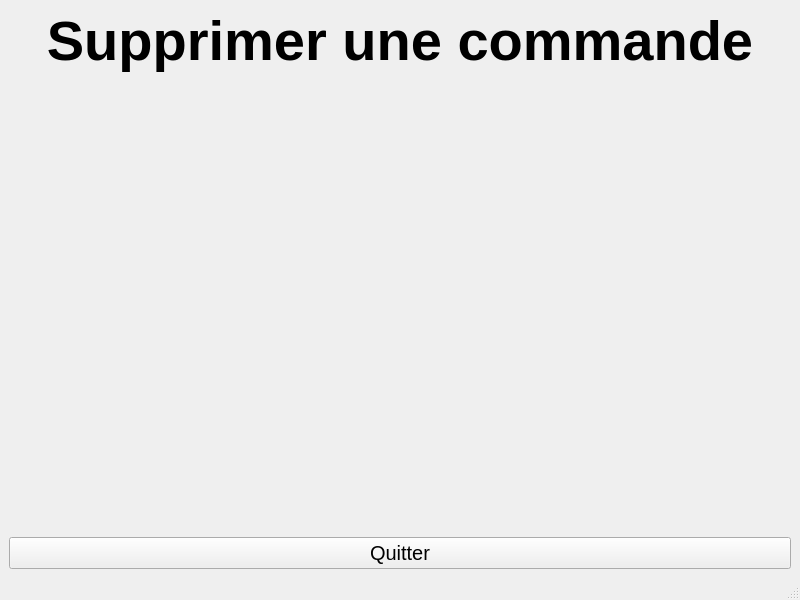
<?xml version="1.0" encoding="UTF-8"?>
<ui version="4.0">
 <class>CommandesSupprimer</class>
 <widget class="QMainWindow" name="CommandesSupprimer">
  <property name="geometry">
   <rect>
    <x>0</x>
    <y>0</y>
    <width>800</width>
    <height>600</height>
   </rect>
  </property>
  <property name="windowTitle">
   <string>PharmacieManager - Commandes</string>
  </property>
  <widget class="QWidget" name="centralwidget">
   <layout class="QVBoxLayout" name="verticalLayout">
    <item>
     <widget class="QLabel" name="Menu">
      <property name="font">
       <font>
        <pointsize>42</pointsize>
        <bold>true</bold>
       </font>
      </property>
      <property name="text">
       <string>Supprimer une commande</string>
      </property>
      <property name="textFormat">
       <enum>Qt::TextFormat::AutoText</enum>
      </property>
      <property name="alignment">
       <set>Qt::AlignmentFlag::AlignCenter</set>
      </property>
      <property name="wordWrap">
       <bool>true</bool>
      </property>
      <property name="textInteractionFlags">
       <set>Qt::TextInteractionFlag::NoTextInteraction</set>
      </property>
     </widget>
    </item>
    <item>
     <spacer name="verticalSpacer">
      <property name="orientation">
       <enum>Qt::Orientation::Vertical</enum>
      </property>
      <property name="sizeHint" stdset="0">
       <size>
        <width>20</width>
        <height>436</height>
       </size>
      </property>
     </spacer>
    </item>
    <item>
     <widget class="QPushButton" name="Quitter">
      <property name="font">
       <font>
        <pointsize>15</pointsize>
       </font>
      </property>
      <property name="text">
       <string>Quitter</string>
      </property>
     </widget>
    </item>
   </layout>
  </widget>
  <widget class="QStatusBar" name="statusbar"/>
 </widget>
 <resources/>
 <connections/>
</ui>
